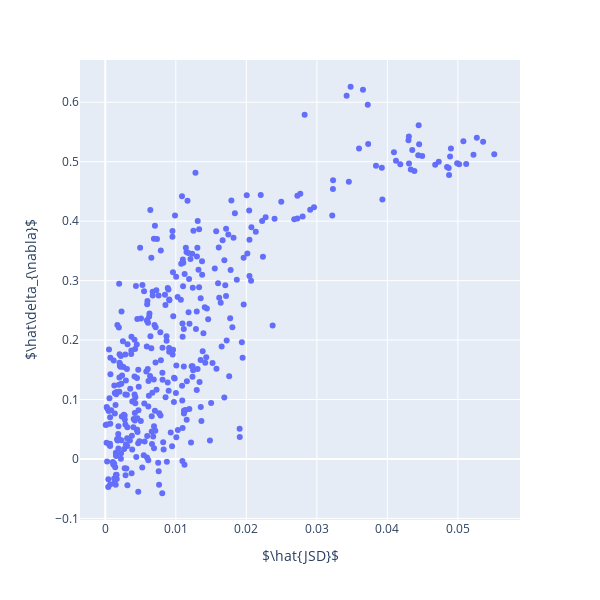

Source (notebook cell):
### Code cell
fig = nabla.fig_comparing_jsd_delta_nabla(align_path, nabla_path)
fig.show()

### Figure 1 — Plotly figure (JSON) as saved in the notebook; plotly's stock layout.template omitted (floating-point values rounded to 4 significant figures; data arrays with more than 128 entries replaced by an {"elided": "..."} marker saying what was removed)
{"data": [{"hovertemplate": "$\\hat{JSD}$=%{x}<br>$\\hat\\delta_{\\nabla}$=%{y}<extra></extra>", "legendgroup": "", "marker": {"color": "#636efa", "symbol": "circle"}, "mode": "markers", "name": "", "orientation": "v", "showlegend": false, "type": "scatter", "x": {"elided": "380 float values"}, "xaxis": "x", "y": {"elided": "380 float values"}, "yaxis": "y"}], "layout": {"height": 600, "legend": {"tracegroupgap": 0}, "margin": {"t": 60}, "width": 600, "xaxis": {"anchor": "y", "domain": [0, 1], "title": {"text": "$\\hat{JSD}$"}}, "yaxis": {"anchor": "x", "domain": [0, 1], "title": {"text": "$\\hat\\delta_{\\nabla}$"}}}}
